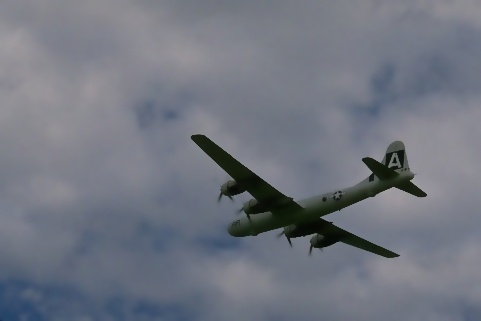
#> input picture 1.jpg, 481 x 321 px
$ python histo.py
#> lines starting #> are read from the running program, lines starting #| are printed output that depends on the picture
import cv2
import matplotlib.pyplot as plt
from tkinter import filedialog, Tk

Tk().withdraw()

file = filedialog.askopenfilename()
#> the answer given: 1.jpg
img = cv2.imread(file, 0)
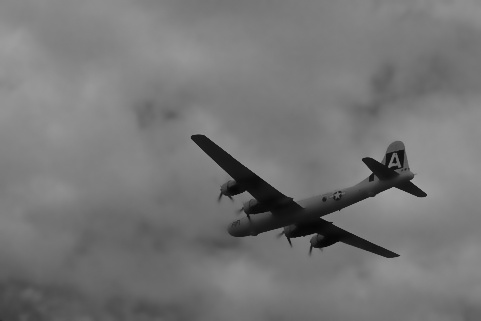
#> img: shape (321, 481); min 3, max 164, mean 117.7

plt.hist(img.ravel(), 256, [0,256])
plt.title("Histogram")
plt.show()
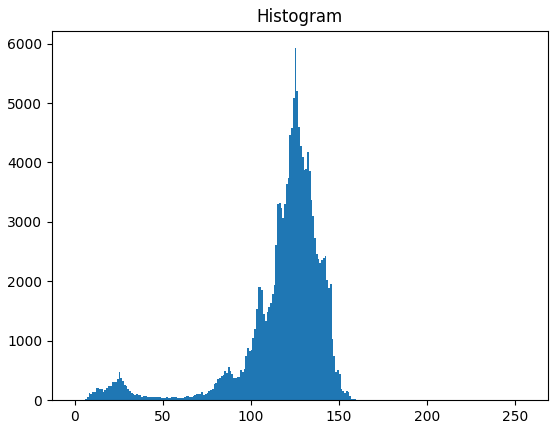
#> figure drawn by matplotlib, 1 panel; tallest bar 5922 high, from x = 125 to 126

save = filedialog.asksaveasfilename(defaultextension=".jpg")
if save:
    cv2.imwrite(save, img)

$ run again, on add.jpg
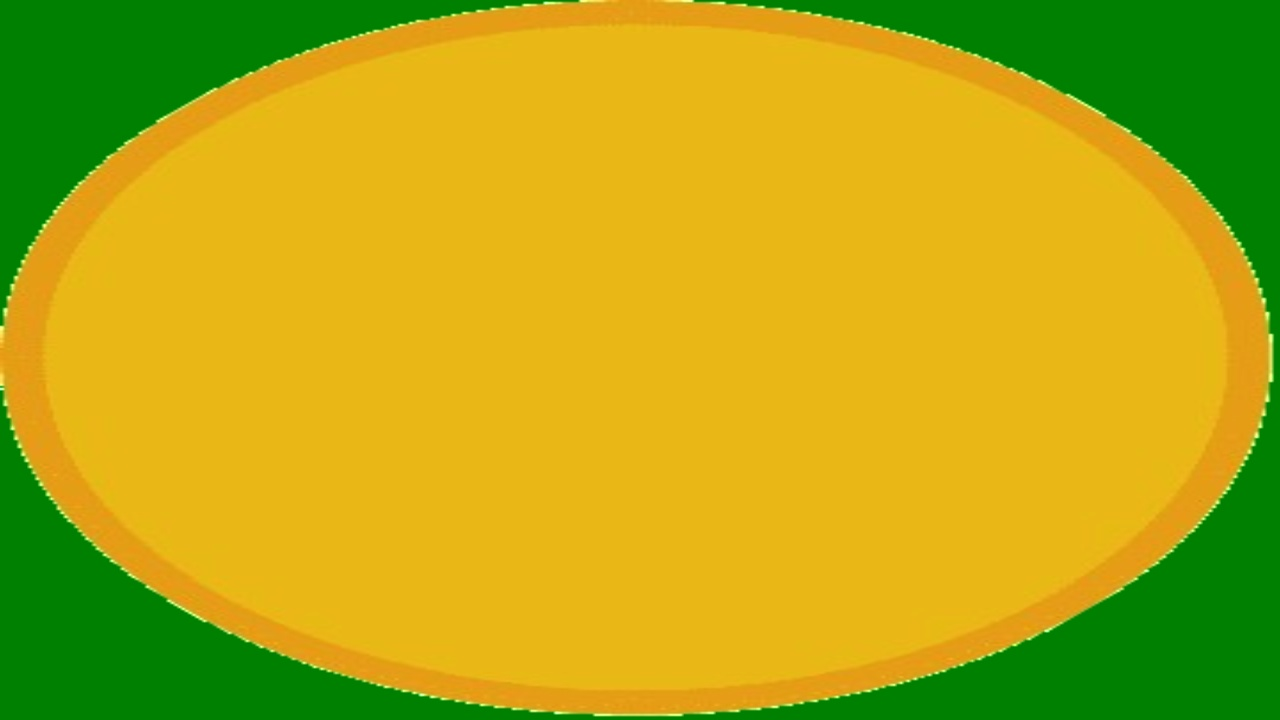
#> input picture add.jpg, 1280 x 720 px
#> `img = cv2.imread(file, 0)`:
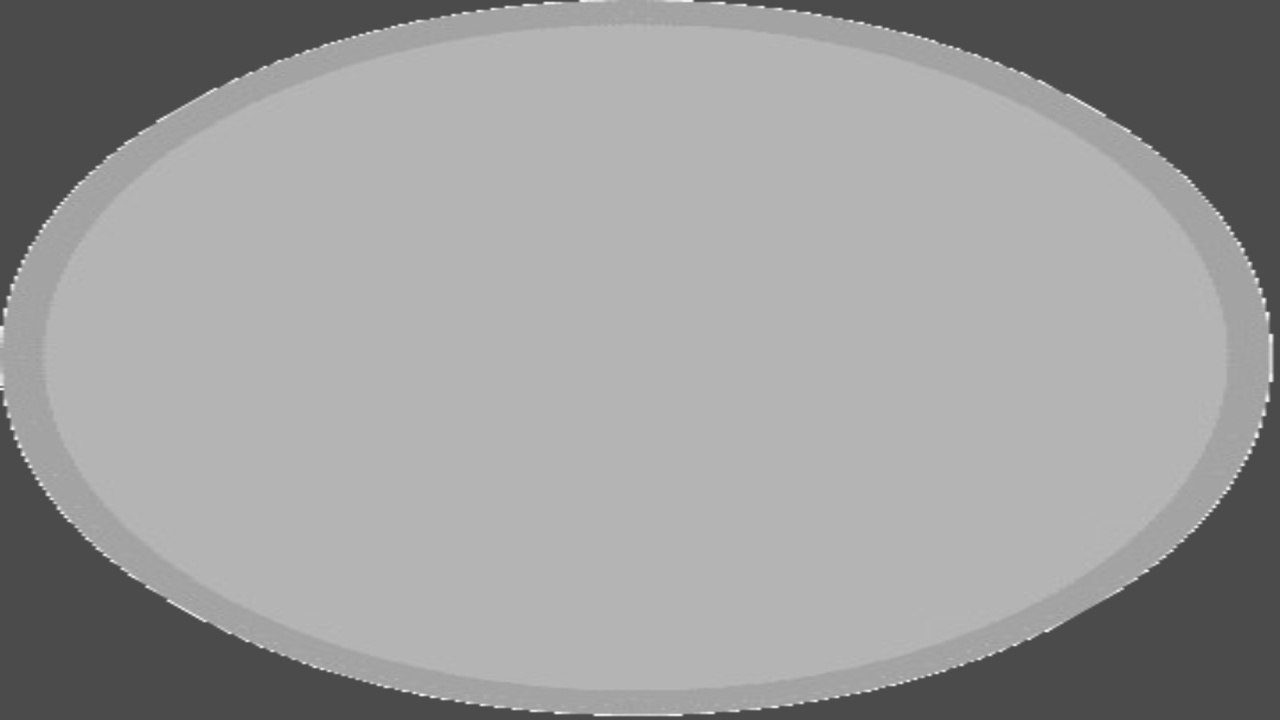
#> img: shape (720, 1280); min 70, max 248, mean 155.2
#> `plt.show()`:
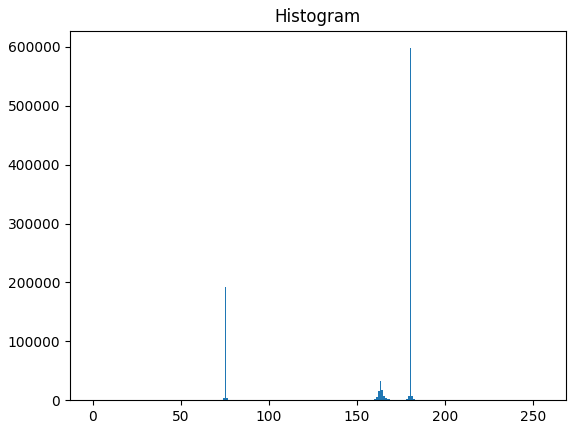
#> figure drawn by matplotlib, 1 panel; tallest bar 597818 high, from x = 180 to 181
